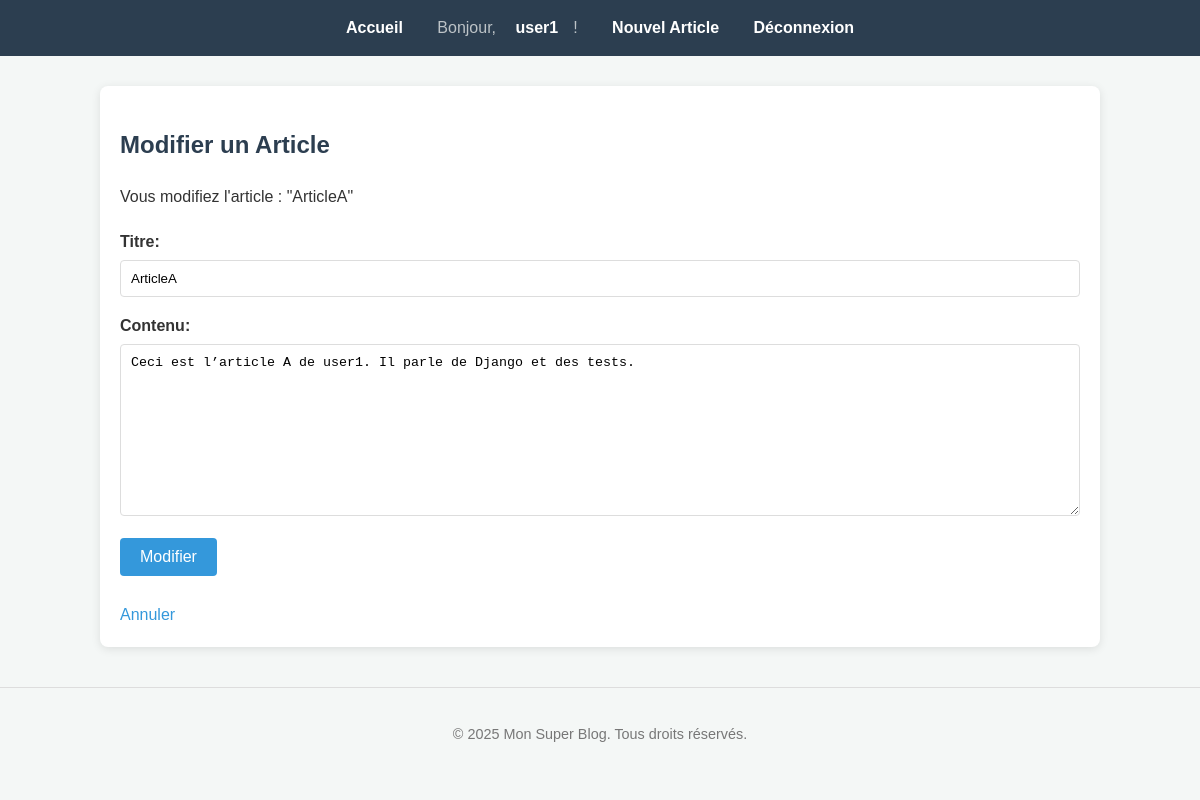
Page /article/3/modifier/ (signed in) on the committed database.
### blogapp/models.py (models this page shows)
class Article(models.Model):
   titre = models.CharField(max_length=200)
   contenu = models.TextField()
   auteur = models.ForeignKey(
                    User,
                    on_delete=models.CASCADE,
                    related_name='articles_ecrits')
   date_creation = models.DateTimeField(auto_now_add=True) # Se met à jour automatiquement à la création
   date_mise_a_jour = models.DateTimeField(auto_now=True)   # Se met à jour automatiquement à chaque modification

### blogapp/views.py (the view)
# urls.py: path('article/<int:pk>/modifier/', views.modifier_article_view, name='modifier_article'),
@login_required
def modifier_article_view(request, pk):
   article = get_object_or_404(Article, pk=pk)
   if article.auteur != request.user:
       return redirect('blogapp:detail_article', pk=article.pk) # Ou une page d'erreur 403 Forbidden
   if request.method == 'POST':
       form = ArticleForm(request.POST, instance=article) # Pré-remplit le formulaire avec les données de l'article existant
       if form.is_valid():
           form.save()
           return redirect('blogapp:detail_article', pk=article.pk)
   else:
       form = ArticleForm(instance=article) # Affiche le formulaire pré-rempli
   context = {
       'form': form,
       'action': 'Modifier', # Pour le template
       'article': article # Pour afficher le titre par exemple
   }
   return render(request, 'blogapp/creer_modifier_article.html', context)

### blogapp/forms.py
class ArticleForm(forms.ModelForm):
    class Meta:
        model = Article
        fields = ['titre', 'contenu']

### templates/blogapp/creer_modifier_article.html (shortened to what this page needs)
{% extends "base.html" %}
{% block content %}
   <h2>{{ action }} un Article</h2>
   {% if action == "Modifier" and article %}
       <p>Vous modifiez l'article : "{{ article.titre }}"</p>
   {% endif %}
   <form method="post">
       {{ form.as_p }}
       <button type="submit">{{ action }}</button>
   </form>
   <br>
   <a href="{% if article %}{% url 'blogapp:detail_article' pk=article.pk
%}{% else %}{% url 'blogapp:accueil' %}{% endif %}">Annuler</a>
{% endblock %}

### templates/base.html (shortened to what this page needs)
{% load static %}
<!DOCTYPE html>
<html lang="fr">
<head>
    <link rel="stylesheet" href="{% static 'blogapp/style.css' %}">
</head>
<body>
  <nav>
       <a href="{% url 'blogapp:accueil' %}">Accueil</a>
       {% if user.is_authenticated %}
           <span class="user-greeting">Bonjour, <a href="{% url 'blogapp:profil_utilisateur' username=user.username %}">{{ user.username }}</a>!</span>
           <a href="{% url 'blogapp:creer_article' %}">Nouvel Article</a>
           <a href="{% url 'blogapp:deconnexion' %}">Déconnexion</a>
       {% else %}
           <a href="{% url 'blogapp:connexion' %}">Connexion</a>
           <a href="{% url 'blogapp:inscription' %}">Inscription</a>
       {% endif %}
   </nav>
    <div class="container">
        {% block content %}
        {% endblock %}
    </div>
    <footer>
        <p>&copy; {% now "Y" %} Mon Super Blog. Tous droits réservés.</p>
    </footer>
</body>
</html>

### blogapp/static/blogapp/style.css (style rules this page uses)
body { font-family: Arial, Helvetica, sans-serif; margin: 0; padding: 0; background-color: #f4f7f6; color: #333; line-height: 1.6; }
.container { width: 80%; max-width: 960px; margin: 20px auto; padding: 20px; background-color: #fff; border-radius: 8px; box-shadow: 0 2px 10px rgba(0, 0, 0, 0.1); }
h1, h2, h3 { color: #2c3e50; }
a { color: #3498db; text-decoration: none; }
nav { background-color: #2c3e50; color: #fff; padding: 15px 0; text-align: center; margin-bottom: 30px; }
nav a { color: #fff; margin: 0 15px; font-weight: bold; }
nav .user-greeting { color: #bdc3c7; margin: 0 15px; }
form { margin-top: 20px; }
form p { margin-bottom: 15px; }
form label { display: block; margin-bottom: 5px; font-weight: bold; }
form input[type="text"], form input[type="password"], form input[type="email"], form textarea { width: 100%; padding: 10px; border: 1px solid #ddd; border-radius: 4px; box-sizing: border-box; }
form textarea { min-height: 120px; }
button[type="submit"], .button-link { background-color: #3498db; color: white; padding: 10px 20px; border: none; border-radius: 4px; cursor: pointer; font-size: 1em; text-decoration: none; display: inline-block; }
footer { text-align: center; margin-top: 40px; padding: 20px 0; border-top: 1px solid #ddd; font-size: 0.9em; color: #777; }

### rows in the picture
Article: titre "ArticleA", contenu "Ceci est l’article A de user1. Il parle de Django et des tests."

### other values in the picture
{{ user.username }} "user1"
{{ action }} "Modifier"
